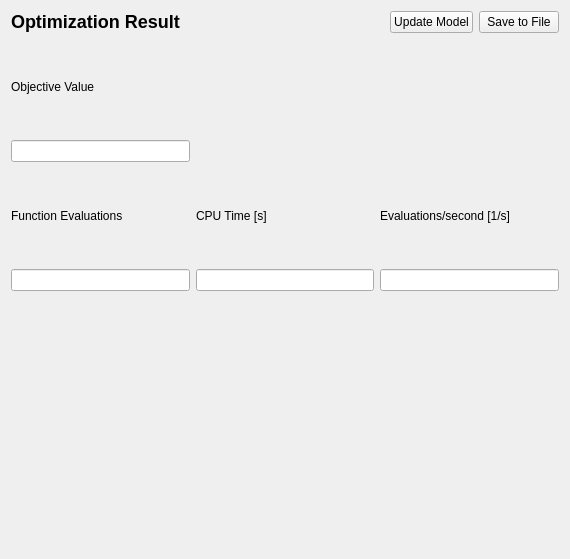
<?xml version="1.0" encoding="UTF-8"?>
<ui version="4.0">
<comment> Begin CVS Header </comment>
<comment>   $Source: /fs/turing/cvs/copasi_dev/copasi/UI/CQOptimizationResult.ui,v $ </comment>
<comment>   $Revision: 1.6 $ </comment>
<comment>   $Name: Build-33 $ </comment>
<comment>   $Author: pwilly $ </comment>
<comment>   $Date: 2010/04/02 17:07:28 $ </comment>
<comment> End CVS Header </comment>

<comment> Copyright (C) 2010 by Pedro Mendes, Virginia Tech Intellectual </comment>
<comment> Properties, Inc., University of Heidelberg, and The University </comment>
<comment> of Manchester. </comment>
<comment> All rights reserved. </comment>

 <class>CQOptimizationResult</class>
 <widget class="CopasiWidget" name="CQOptimizationResult">
  <property name="geometry">
   <rect>
    <x>0</x>
    <y>0</y>
    <width>570</width>
    <height>559</height>
   </rect>
  </property>
  <property name="windowTitle">
   <string>Optimization Result Window</string>
  </property>
  <property name="caption" stdset="0">
   <string>Fitting Result</string>
  </property>
  <layout class="QVBoxLayout">
   <item>
    <layout class="QHBoxLayout">
     <item>
      <widget class="QLabel" name="mpLblResult">
       <property name="sizePolicy">
        <sizepolicy hsizetype="MinimumExpanding" vsizetype="Preferred">
         <horstretch>0</horstretch>
         <verstretch>0</verstretch>
        </sizepolicy>
       </property>
       <property name="text">
        <string>&lt;!DOCTYPE HTML PUBLIC &quot;-//W3C//DTD HTML 4.0//EN&quot; &quot;http://www.w3.org/TR/REC-html40/strict.dtd&quot;&gt;
&lt;html&gt;&lt;head&gt;&lt;meta name=&quot;qrichtext&quot; content=&quot;1&quot; /&gt;&lt;style type=&quot;text/css&quot;&gt;
p, li { white-space: pre-wrap; }
&lt;/style&gt;&lt;/head&gt;&lt;body style=&quot; font-family:'Lucida Grande'; font-size:13pt; font-weight:400; font-style:normal;&quot;&gt;
&lt;p style=&quot; margin-top:16px; margin-bottom:12px; margin-left:0px; margin-right:0px; -qt-block-indent:0; text-indent:0px;&quot;&gt;&lt;span style=&quot; font-size:x-large; font-weight:600;&quot;&gt;Optimization Result&lt;/span&gt;&lt;/p&gt;&lt;/body&gt;&lt;/html&gt;</string>
       </property>
       <property name="wordWrap">
        <bool>false</bool>
       </property>
      </widget>
     </item>
     <item>
      <widget class="QPushButton" name="mpBtnUpdateModel">
       <property name="text">
        <string>Update Model</string>
       </property>
      </widget>
     </item>
     <item>
      <widget class="QPushButton" name="mpBtnSave">
       <property name="text">
        <string>Save to File</string>
       </property>
      </widget>
     </item>
    </layout>
   </item>
   <item>
    <layout class="QGridLayout">
     <item row="3" column="1">
      <widget class="QLineEdit" name="mpEditCPUTime">
       <property name="readOnly">
        <bool>true</bool>
       </property>
      </widget>
     </item>
     <item row="3" column="0">
      <widget class="QLineEdit" name="mpEditEvaluations">
       <property name="readOnly">
        <bool>true</bool>
       </property>
      </widget>
     </item>
     <item row="3" column="2">
      <widget class="QLineEdit" name="mpEditSpeed">
       <property name="readOnly">
        <bool>true</bool>
       </property>
      </widget>
     </item>
     <item row="2" column="2">
      <widget class="QLabel" name="mpLblSpeed">
       <property name="text">
        <string>Evaluations/second [1/s]</string>
       </property>
       <property name="wordWrap">
        <bool>false</bool>
       </property>
      </widget>
     </item>
     <item row="2" column="0">
      <widget class="QLabel" name="mpLblEvaluations">
       <property name="text">
        <string>Function Evaluations</string>
       </property>
       <property name="wordWrap">
        <bool>false</bool>
       </property>
      </widget>
     </item>
     <item row="2" column="1">
      <widget class="QLabel" name="mpLblCPUTime">
       <property name="text">
        <string>CPU Time [s]</string>
       </property>
       <property name="wordWrap">
        <bool>false</bool>
       </property>
      </widget>
     </item>
     <item row="0" column="0">
      <widget class="QLabel" name="mpLblObjectiveValue">
       <property name="text">
        <string>Objective Value</string>
       </property>
       <property name="wordWrap">
        <bool>false</bool>
       </property>
      </widget>
     </item>
     <item row="1" column="0">
      <widget class="QLineEdit" name="mpEditObjectiveValue">
       <property name="readOnly">
        <bool>true</bool>
       </property>
      </widget>
     </item>
    </layout>
   </item>
   <item>
    <widget class="Q3Table" name="mpParameters">
     <property name="numRows">
      <number>0</number>
     </property>
     <property name="numCols">
      <number>0</number>
     </property>
    </widget>
   </item>
  </layout>
 </widget>
 <layoutdefault spacing="6" margin="11"/>
 <pixmapfunction>qPixmapFromMimeSource</pixmapfunction>
 <customwidgets>
  <customwidget>
   <class>Q3Frame</class>
   <extends>QFrame</extends>
   <header>Qt3Support/Q3Frame</header>
   <container>1</container>
  </customwidget>
  <customwidget>
   <class>Q3Table</class>
   <extends>Q3Frame</extends>
   <header>q3table.h</header>
  </customwidget>
  <customwidget>
   <class>CopasiWidget</class>
   <extends>QWidget</extends>
   <header>copasiWidget.h</header>
   <container>1</container>
  </customwidget>
 </customwidgets>
 <includes>
  <include location="local">copasiWidget.h</include>
 </includes>
 <resources/>
 <connections>
  <connection>
   <sender>mpBtnSave</sender>
   <signal>clicked()</signal>
   <receiver>CQOptimizationResult</receiver>
   <slot>slotSave()</slot>
   <hints>
    <hint type="sourcelabel">
     <x>20</x>
     <y>20</y>
    </hint>
    <hint type="destinationlabel">
     <x>20</x>
     <y>20</y>
    </hint>
   </hints>
  </connection>
  <connection>
   <sender>mpBtnUpdateModel</sender>
   <signal>clicked()</signal>
   <receiver>CQOptimizationResult</receiver>
   <slot>slotUpdateModel()</slot>
   <hints>
    <hint type="sourcelabel">
     <x>20</x>
     <y>20</y>
    </hint>
    <hint type="destinationlabel">
     <x>20</x>
     <y>20</y>
    </hint>
   </hints>
  </connection>
 </connections>
</ui>
